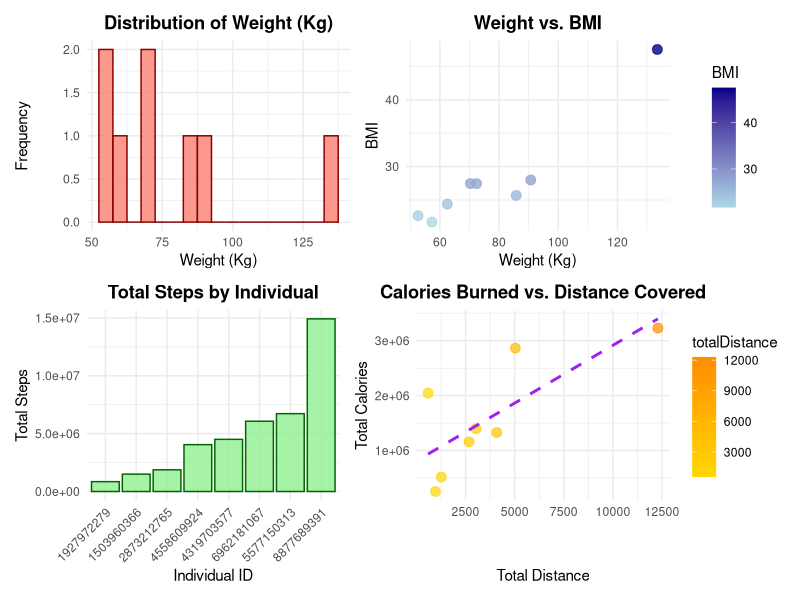

The R source for this figure:
# R Script for Creating and Combining Four Data Visualizations
# Make sure your 'finalData.csv' file is in the same directory as this script,
# or provide the full path to the file in the read.csv() function.

# 1. Install and Load Necessary Packages
# Uncomment the install.packages() lines below if you haven't installed them yet.
# install.packages("ggplot2")
# install.packages("patchwork")

library(ggplot2)
library(patchwork)

# 2. Load Your Data
# Assumes 'finalData.csv' is in your current working directory.
finalData <- read.csv("finalData.csv")

# 3. Create Four Individual Plots

# --- Plot 1: Histogram of WeightKg ---
p1 <- ggplot(finalData, aes(x = WeightKg)) +
  geom_histogram(binwidth = 5, fill = "salmon", color = "darkred", alpha = 0.8) +
  labs(title = "Distribution of Weight (Kg)", x = "Weight (Kg)", y = "Frequency") +
  theme_minimal() +
  theme(plot.title = element_text(hjust = 0.5, face = "bold"))

# --- Plot 2: Scatter Plot of WeightKg vs. BMI ---
p2 <- ggplot(finalData, aes(x = WeightKg, y = BMI)) +
  geom_point(aes(color = BMI), size = 3, alpha = 0.8) + # Color points by BMI
  scale_color_gradient(low = "lightblue", high = "darkblue") + # Gradient color scale
  labs(title = "Weight vs. BMI", x = "Weight (Kg)", y = "BMI") +
  theme_minimal() +
  theme(plot.title = element_text(hjust = 0.5, face = "bold"))

# --- Plot 3: Bar Chart of totalSteps by ID ---
# Convert 'id' to a factor for proper plotting and reorder by totalSteps
finalData$id_factor <- factor(finalData$id)
p3 <- ggplot(finalData, aes(x = reorder(id_factor, totalSteps), y = totalSteps)) +
  geom_bar(stat = "identity", fill = "lightgreen", color = "darkgreen", alpha = 0.8) +
  labs(title = "Total Steps by Individual", x = "Individual ID", y = "Total Steps") +
  theme_minimal() +
  theme(axis.text.x = element_text(angle = 45, hjust = 1), # Rotate x-axis labels
        plot.title = element_text(hjust = 0.5, face = "bold"))

# --- Plot 4: Scatter Plot of totalDista vs. totalCalor ---
p4 <- ggplot(finalData, aes(x = totalDistance, y = totalCalories)) +
  geom_point(aes(color = totalDistance), size = 3, alpha = 0.7) +
  scale_color_gradient(low = "gold", high = "darkorange") + # Different color gradient
  geom_smooth(method = "lm", se = FALSE, color = "purple", linetype = "dashed") + # Add a linear trend line
  labs(title = "Calories Burned vs. Distance Covered", x = "Total Distance", y = "Total Calories") +
  theme_minimal() +
  theme(plot.title = element_text(hjust = 0.5, face = "bold"))

# 4. Combine the Plots using patchwork
# Arrange them in a 2x2 grid
(p1 | p2) / (p3 | p4)

# You can also save the combined plot to a file if you like:
# ggsave("combined_visuals.png", plot = (p1 | p2) / (p3 | p4), width = 12, height = 8, dpi = 300)
